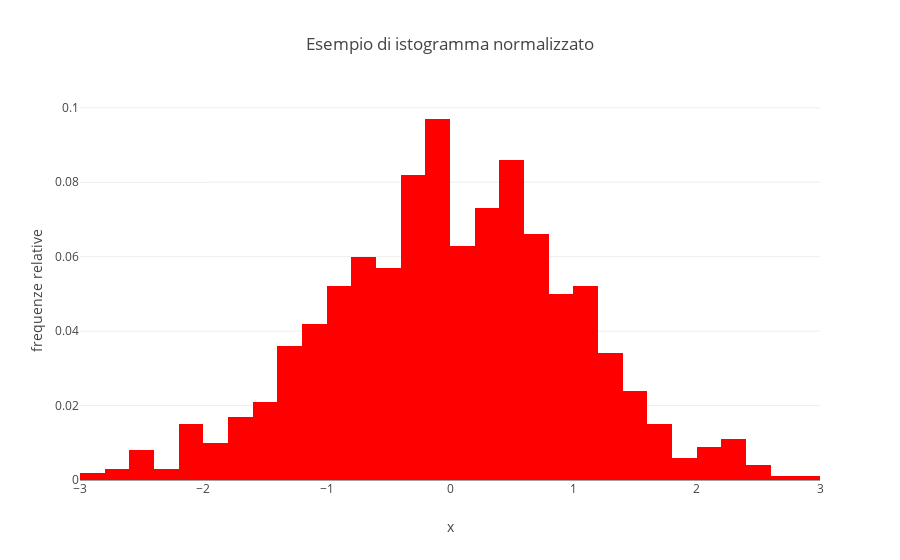

This figure's notebook cell:
### Markdown cell above
### 2.3 (opzionale)

L'istogramma generato al punto precedente che rappresenta la distribuzione delle età degli utenti disoccupati non è ben visibile nella stessa figura dell'istogramma che rappresenta la distribuzione delle età degli utenti lavoratori poichè il numero di utenti disoccupati è molto piu' basso rispetto ai lavoratori. Di conseguenza, anche le barre dell'istogramma sono molto piu' basse rispetto alle barre dell'istogramma caratterizzante gli utenti lavoratori. In questo caso, sarebbe meglio "normalizzare" gli istogrammi, dove l'altezza delle barre non è la frequenza assoluta (numero di utenti in un intervallo di età), ma la frequenta relativa (frazione di utenti in un intervallo di età). La cella sotto mostra come generare un istogramma normalizzato (basta impostare l'attributo ``histnorm`` uguale a ``probability'`` quando si creare l'oggetto della classe ``go.Histogram``).

### Code cell
#Hint
x = np.random.randn(1000)

trace = go.Histogram(x = x, histnorm = 'probability', marker = dict(color = 'rgb(255,0,0)'))
layout = go.Layout(title = 'Esempio di istogramma normalizzato', xaxis = dict(title = 'x'), yaxis = dict(title = 'frequenze relative'))
fig = go.Figure([trace], layout)
py.iplot(fig)

### Figure 1 — Plotly figure (JSON) as saved in the notebook; plotly's stock layout.template omitted (floating-point values rounded to 4 significant figures; data arrays with more than 128 entries replaced by an {"elided": "..."} marker saying what was removed)
{"data": [{"histnorm": "probability", "marker": {"color": "rgb(255,0,0)"}, "type": "histogram", "uid": "55a4ef06-cff5-11e8-bc6f-708bcd0f5394", "x": {"elided": "1000 float values"}}], "layout": {"title": "Esempio di istogramma normalizzato", "xaxis": {"title": "x"}, "yaxis": {"title": "frequenze relative"}}}
